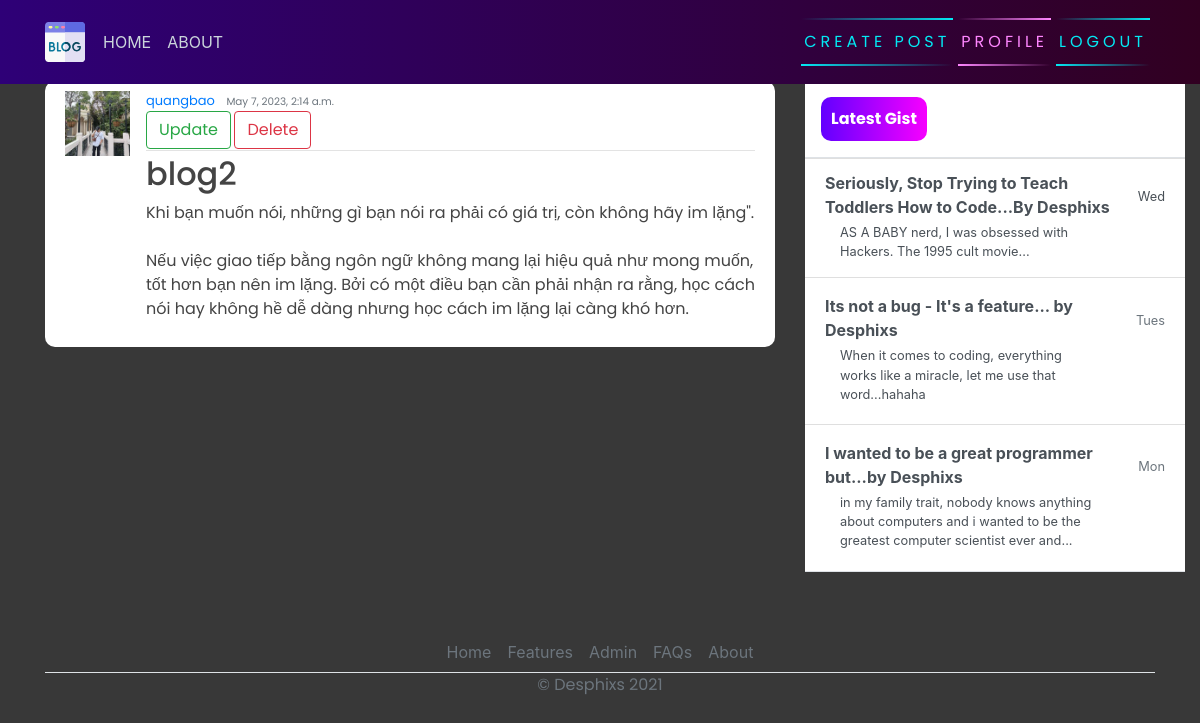
/post/3/ (signed in), run on the app's committed database.
### blog/models.py (models this page shows, shortened)
class Post(models.Model):
    title = models.CharField(max_length=200)
    content = models.TextField()
    date_posted = models.DateTimeField(default=timezone.now)
    author = models.ForeignKey(User, on_delete=models.CASCADE)

### users/models.py (models this page shows, shortened)
class Profile(models.Model):
    user = models.OneToOneField(User, on_delete=models.CASCADE)
    image = models.ImageField(default='default.jpg', upload_to='profile_pics')

### blog/views.py (the view)
# urls.py: path('post/<int:pk>/', PostDetailView.as_view(), name="blog-detail"),
class PostDetailView(LoginRequiredMixin, DetailView):
    model = Post

### blog/templates/blog/post_detail.html
{% extends 'blog/base.html' %} {% block content %}
<article class="media content-section">
  <img
    class="rounded-cirlce article-img"
    src="{{ object.author.profile.image.url }}"
    alt=""
  />
  <div class="media-body">
    <div class="article-metadata">
      <a class="mr-2" href="#">{{ object.author }}</a>
      <small class="text-muted">{{ object.date_posted }}</small> <br />
      {% if object.author == user %}
      <div>
        <a
          class="btn btn-outline-success"
          href="{% url 'blog-update' object.id %}"
          >Update</a
        >
        <a
          class="btn btn-outline-danger"
          href="{% url 'blog-delete' object.id %}"
          >Delete</a
        >
      </div>
      {% endif %}
    </div>
    <h2><a class="article-title" href="#">{{ object.title }}</a></h2>
    <p class="article-content">{{ object.content }}</p>
  </div>
  <br />
</article>
{% endblock content %}

### blog/static/blog/main.css (style rules this page uses)
body { background-color: rgb( 56, 56, 56 ); margin-top: 5rem; background-size: contain; background-repeat: no-repeat; }
h1, h2, h3, h4, h5, h6, p { color: #444444; font-family: "Poppins", sans-serif; }
.content-section { background: #ffffff; padding: 10px 20px; border-radius: 10px; margin-bottom: 20px; }
.article-title { color: #444444; }
.article-content { white-space: pre-line; }
.article-img { height: 65px; width: 65px; margin-right: 16px; }
.article-metadata { font-family: "Poppins", sans-serif; padding-bottom: 1px; margin-bottom: 4px; font-size: 13px; border-bottom: 1px solid #e3e3e3; }

### data on the page
Post: author.profile.image (picture), author "quangbao", date_posted "May 7, 2023, 2:14 a.m.", title "blog2", content "Khi bạn muốn nói, những gì bạn nói ra phải có giá trị, còn không hãy im lặng\". Nếu việc giao tiếp bằng ngôn ngữ không mang lại hiệu quả như mong muốn, tốt hơn bạn nên im lặng. Bởi có một điều bạn cần phải nhận ra rằng, học cách nói hay không hề dễ dàng nhưng học cách im lặng lại càng khó hơn."
